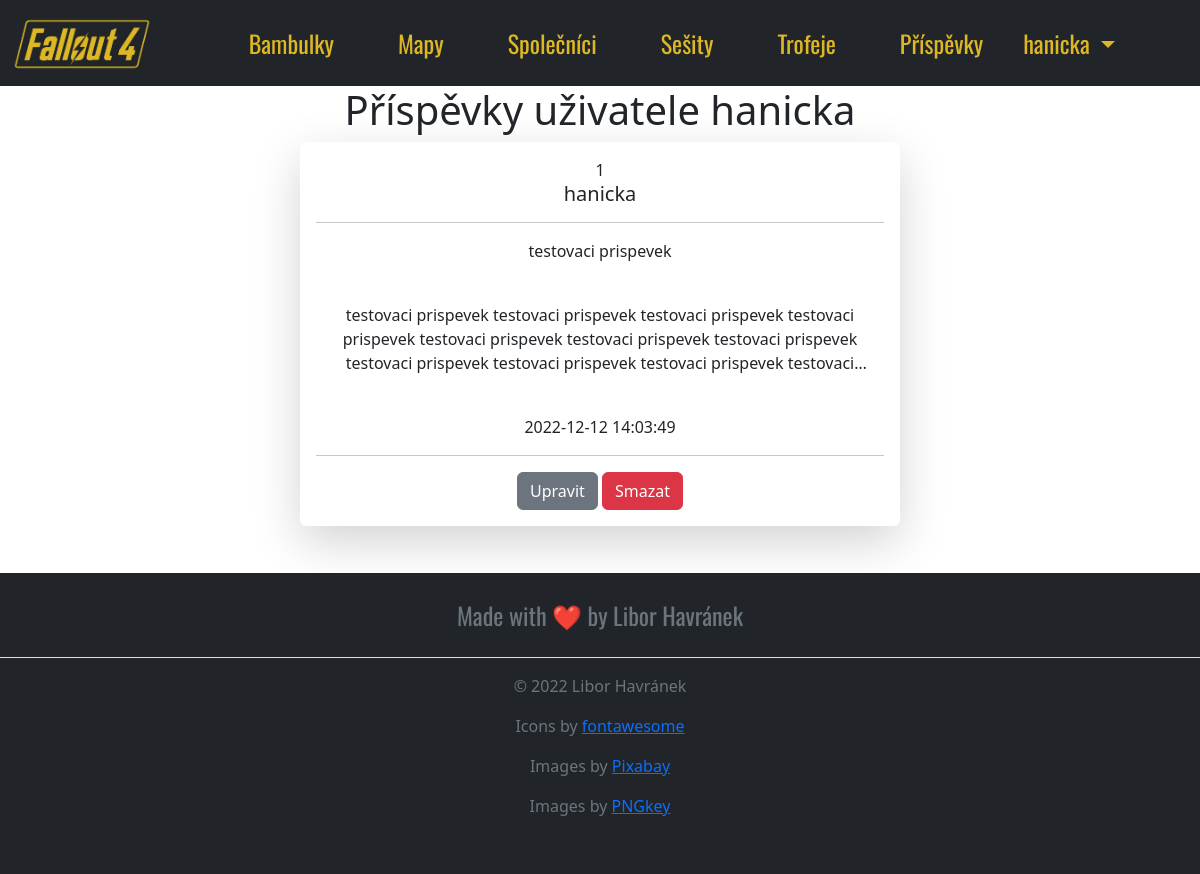
Page /posts/hanicka (signed in) on the earlier database version.
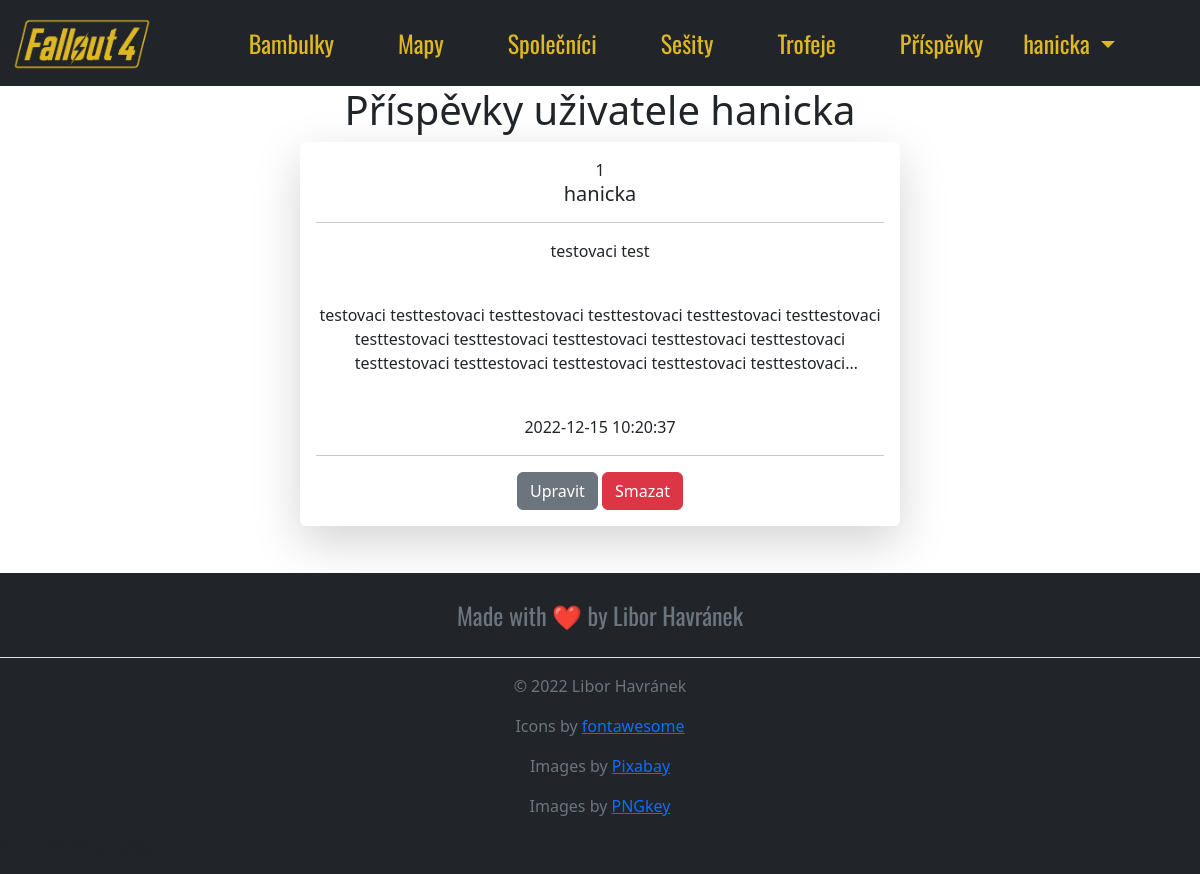
Same page on the later database version.
### website/models.py (models this page shows)
class Post(db.Model):
    id = db.Column(db.Integer, primary_key=True)
    text = db.Column(db.Text, nullable=False)
    title = db.Column(db.String(150), nullable=False)
    date_created = db.Column(db.DateTime(timezone=True), default=func.now())
    author = db.Column(db.Integer, db.ForeignKey('user.id', ondelete="CASCADE"), nullable=False)
    comments = db.relationship('Comment', backref='post', passive_deletes=True)
    likes = db.relationship('Like', backref='post', passive_deletes=True)
    dislikes = db.relationship('Dislike', backref='post', passive_deletes=True)

class User(db.Model, UserMixin):
    id = db.Column(db.Integer, primary_key=True)
    email = db.Column(db.String(150), unique=True)
    username = db.Column(db.String(150), unique=True)
    password = db.Column(db.String(150))
    date_created = db.Column(db.DateTime(timezone=True), default=func.now())
    posts = db.relationship('Post', backref='user', cascade="all, delete")
    comments = db.relationship('Comment', backref='user', cascade="all, delete")
    likes = db.relationship('Like', backref='user', passive_deletes=True)
    dislikes = db.relationship('Dislike', backref='user', passive_deletes=True)

### website/views.py (the view)
@views.route('/posts/<username>')
@login_required
def posts(username):
    user = User.query.filter_by(username=username).first()
    if not user:
        flash('Tento profil neexistuje', category='error')
        return redirect(url_for('views.home'))
    posts = user.posts
    return render_template('posts.html', user=current_user, posts=posts, username=username)

### website/__init__.py (called while the page is built)
def create_app():
    app = Flask(__name__)
    app.config['SECRET_KEY']= 'key'
    app.config['SQLALCHEMY_DATABASE_URI'] = f'sqlite:///{DB_NAME}'
    db.init_app(app)
    from .views import views
    from .auth import auth
    app.register_blueprint(views, url_prefix=('/'))
    app.register_blueprint(auth, url_prefix=('/'))
    from .models import User, Post, Comment, Like, Dislike
    create_database(app)
    login_manager = LoginManager()
    login_manager.login_view = 'auth.login'
    login_manager.init_app(app)
    @login_manager.user_loader
    def load_user(id):
        return User.query.get(int(id))
    return app

### website/templates/posts.html
{% extends 'base.html' %} {% block content %}
<center>
  <h1>Příspěvky uživatele {{username}}</h1>
  {% for post in posts %}
  <div class="shadow-lg p-3 mb-5 bg-body rounded w-50 post-div">
    {{ post.id }} <br />
    <h5>{{ post.user.username }} <br /></h5>
    <hr />
    <p>{{ post.title}}</p>
    <br />
    <p>{{ post.text|safe }}</p>
    <br />
    {{ post.date_created }} <br />
    <hr />
    {% if user.id == post.author %}
    <a href="/edit_post/{{post.id}}" class="btn btn-secondary">Upravit</a>
    <a href="/delete_post/{{post.id}}" class="btn btn-danger">Smazat</a>
    {% endif %}
  </div>
  {% endfor%}
</center>
{% endblock %}

Differences in the rows shown:
changed Post "hanicka": title "testovaci prispevek" → "testovaci test"; text "testovaci prispevek testovaci prispevek testovaci prispevek testovaci prispevek testovaci prispevek testovaci prispevek testovaci prispevek testovaci prispevek testovaci prispevek testovaci prispevek…" → "testovaci testtestovaci testtestovaci testtestovaci testtestovaci testtestovaci testtestovaci testtestovaci testtestovaci testtestovaci testtestovaci testtestovaci testtestovaci testtestovaci testtestovaci…"; date_created "2022-12-12 14:03:49" → "2022-12-15 10:20:37"
